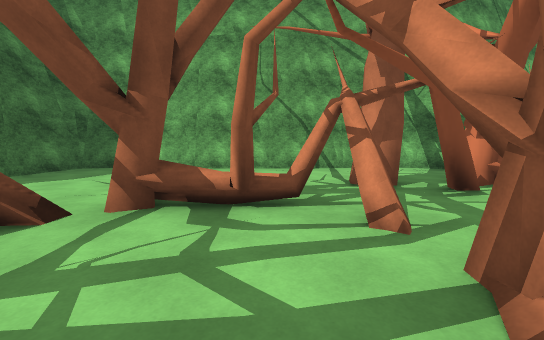
View 1 (above)

24 first-person views from a walk through a Unity game level. The camera is 1.4 m above the floor, tilts 6° down and sees 90° across. The floor is counted in squares, 2 m on a side. Each view is taken from the middle of a square. On the plan, view 1 faces up. The plan holds only what a view shows up to about 9 squares ahead; the rest is blank. The place goes on beyond the plan. The player character is not drawn. Some surface patterns are stand-ins.

View 2
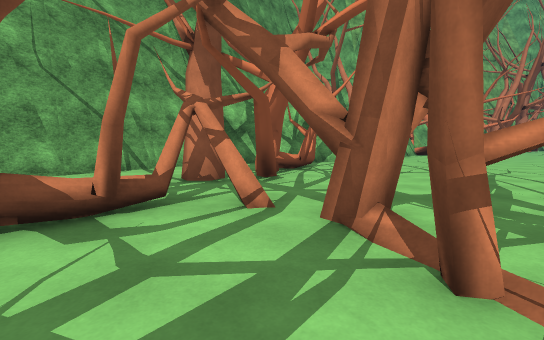

View 3
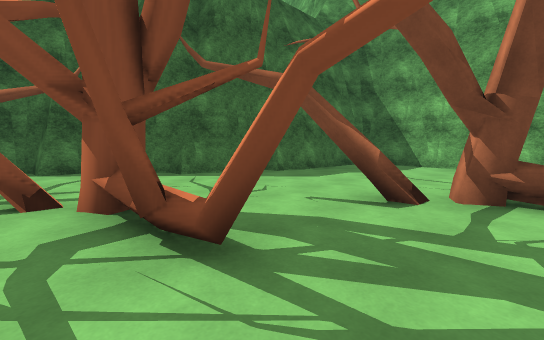

View 4
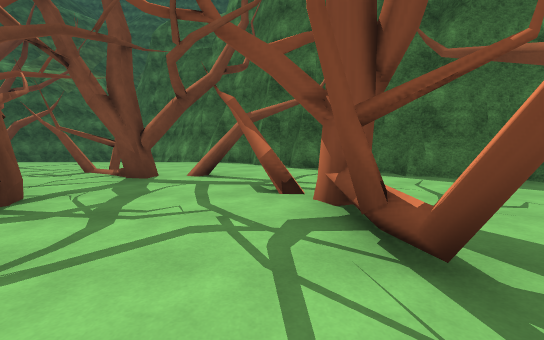

View 5
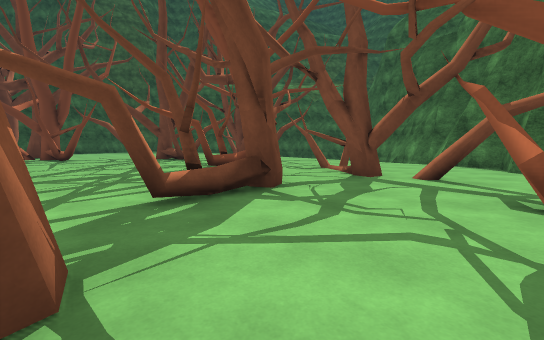

View 6
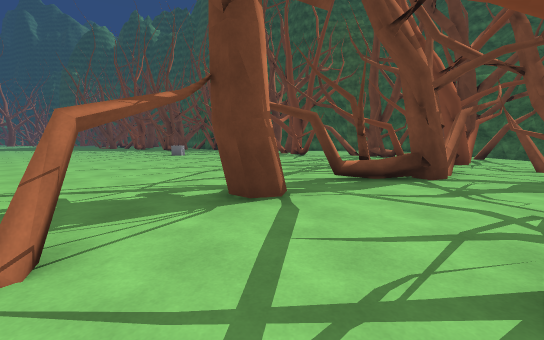

View 7
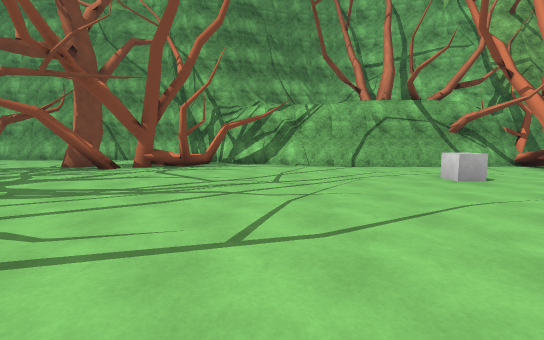

View 8
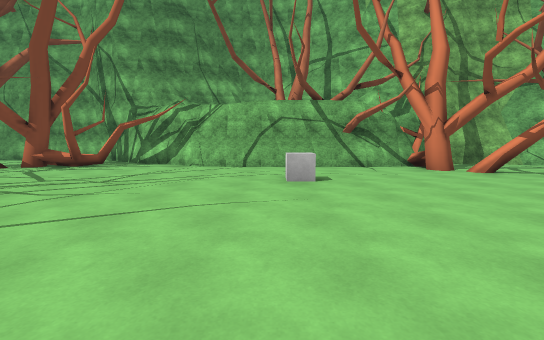

View 9
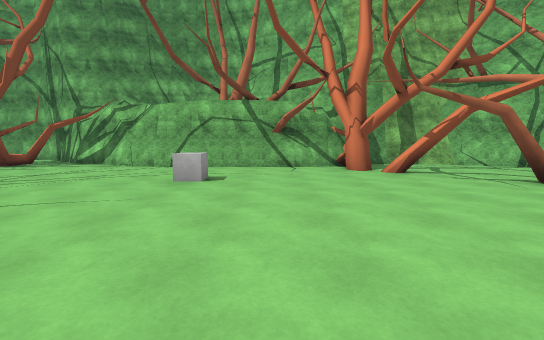

View 10
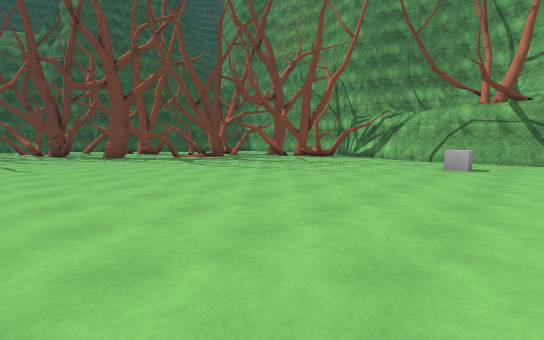

View 11
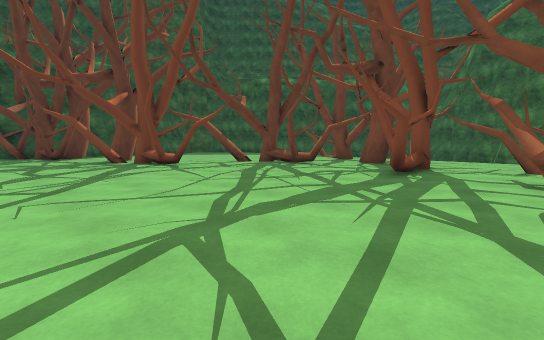

View 12
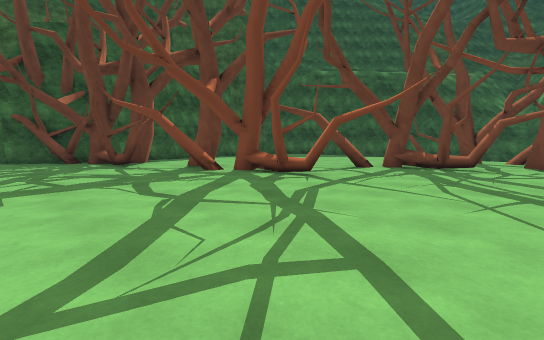

View 13
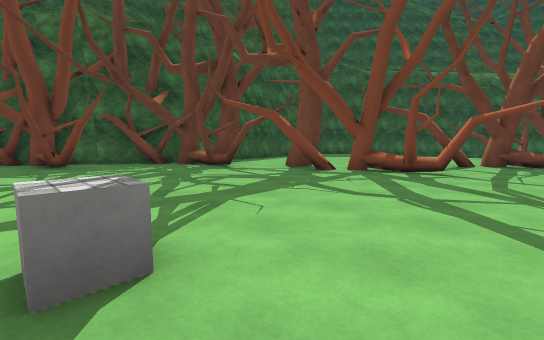

View 14
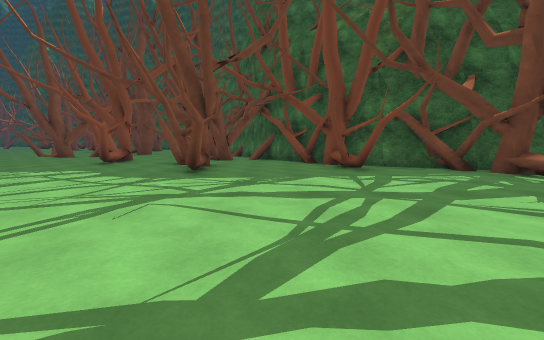

View 15
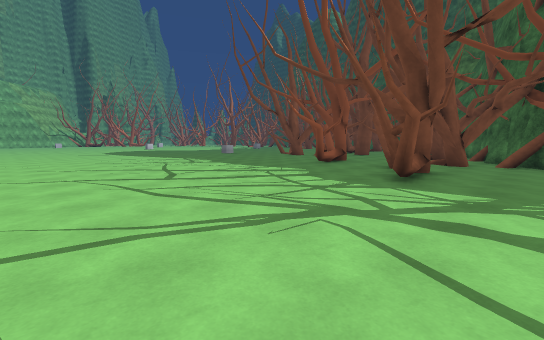

View 16
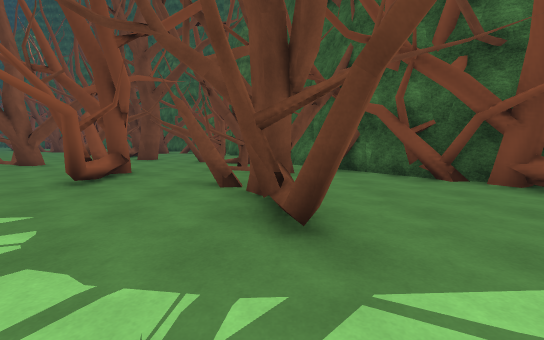

View 17
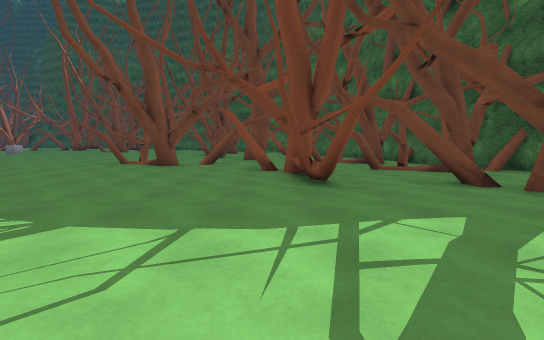

View 18
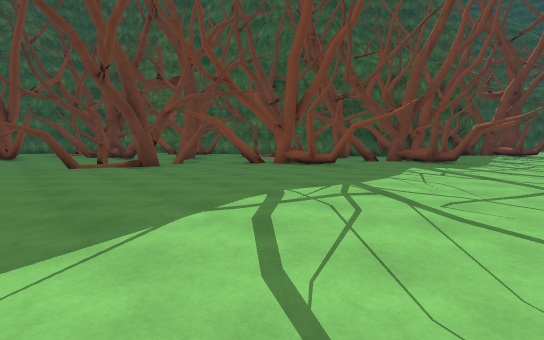

View 19
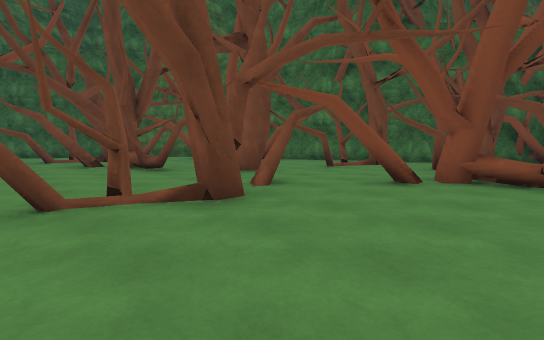

View 20
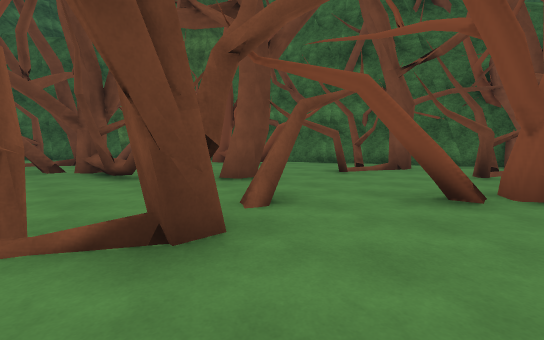

View 21
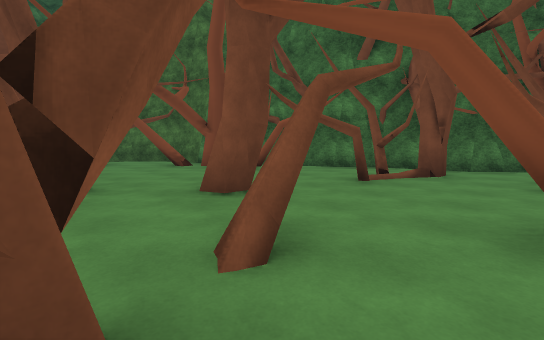

View 22
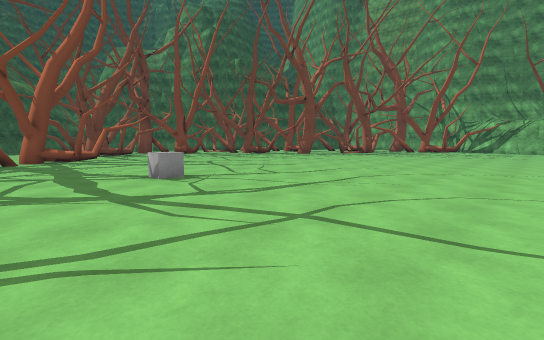

View 23
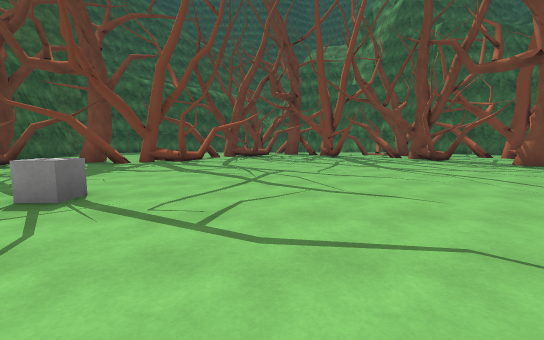

View 24
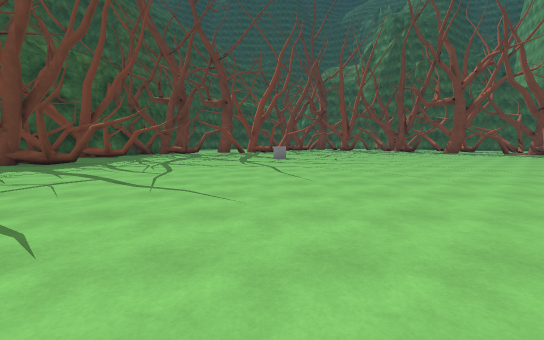

### Floor plan
Key: @ floor where view 1 was taken; # wall or solid block; x gap in a wall; . floor; = window, fence, low wall or low ledge; O other object.
Columns run from 11 left of view 1 to 17 right of it. Each row starts with its distance up from view 1.
  7       ###########
  6       #..........#       ####
  5       #......#.#=#########...
  4      #.......###.........#...
  3      #...####.............#..
  2     ##...#............O......
  1    ##.......#..............#
  0   ##...###.@#..............
 -1   #...#....#.  ...........
 -2 ###.#.....................
 -3 #.......................
 -4 #....#.###..............
 -5   ..#.#.................
 -6  ...x...................
 -7  ...x==..............
 -8  ...#.................
 -9  .##...................
-10   ...#..................
-11   #  #....................
-12      #..#.................
-13      .#..#.....O...........
-14      .. .#...................
-15         ..#..................
-16         .#..................
-17          .#..................
-18          .##.................
-19          ###......#..........
-20          ####.=...=..........
-21             ###...#..#.......
-22               ##......=......
-23                =..##..#......
-24                ###.##.#......
-25                  #.x...#x###.
-26                  #.###.......
-27                  #.....#.....
-28                  ##.....#....
-29                   ###....#...
-30                    # ....#.

Where each view was taken, in squares from view 1:
view 1: 0 up, 0 right, facing up
view 2: 0 up, 1 left, facing up-right
view 3: 1 down, 1 left, facing up-left
view 4: 1 down, 1 left, facing left
view 5: 1 down, 1 left, facing down-left
view 6: 1 up, 1 left, facing down
view 7: 3 down, 7 right, facing up
view 8: 3 down, 10 right, facing up
view 9: 3 down, 12 right, facing up
view 10: 6 down, 12 right, facing up-left
view 11: 5 down, 1 right, facing down-left
view 12: 9 down, 2 right, facing down-left
view 13: 11 down, 4 right, facing down-left
view 14: 13 down, 5 right, facing down
view 15: 14 down, 5 right, facing down-right
view 16: 17 down, 7 right, facing down
view 17: 17 down, 11 right, facing down
view 18: 17 down, 17 right, facing down-left
view 19: 22 down, 16 right, facing down-left
view 20: 23 down, 15 right, facing down-left
view 21: 24 down, 14 right, facing down-left
view 22: 15 down, 9 right, facing up-left
view 23: 10 down, 7 right, facing left
view 24: 13 down, 15 right, facing left
